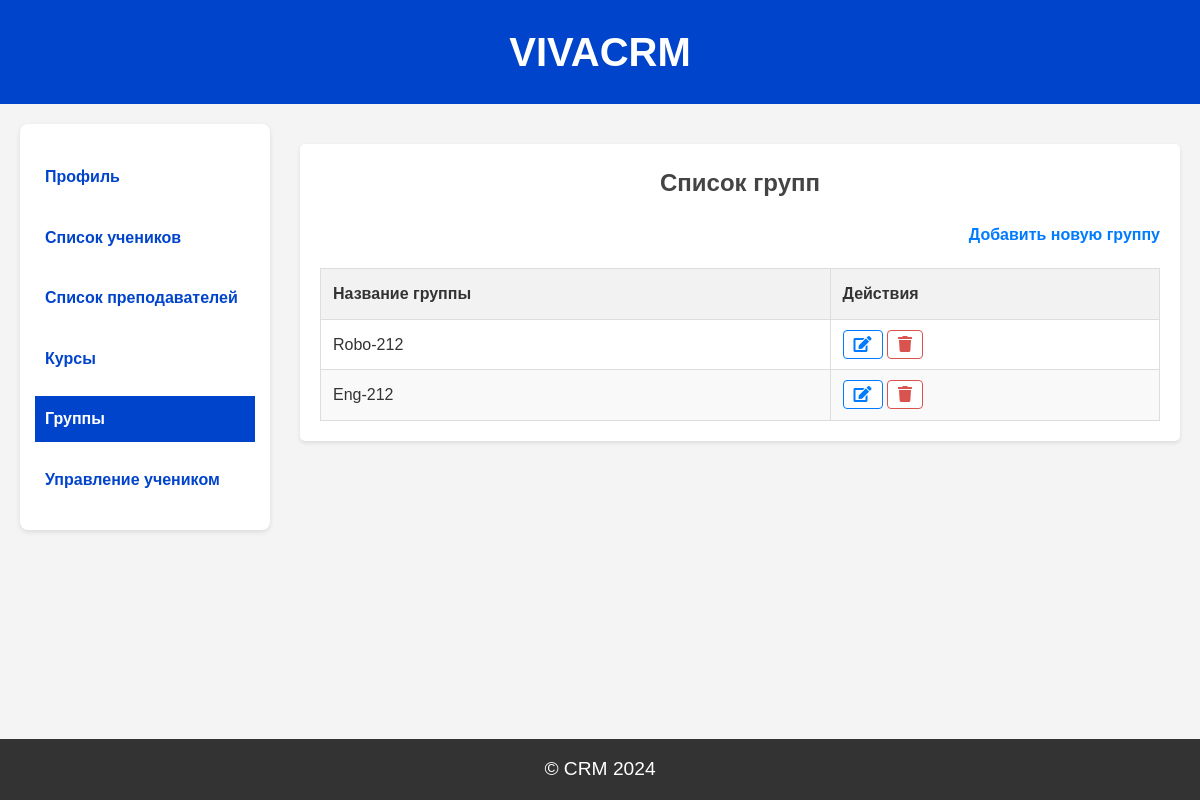
Before: /groups (signed in) with the older database file.
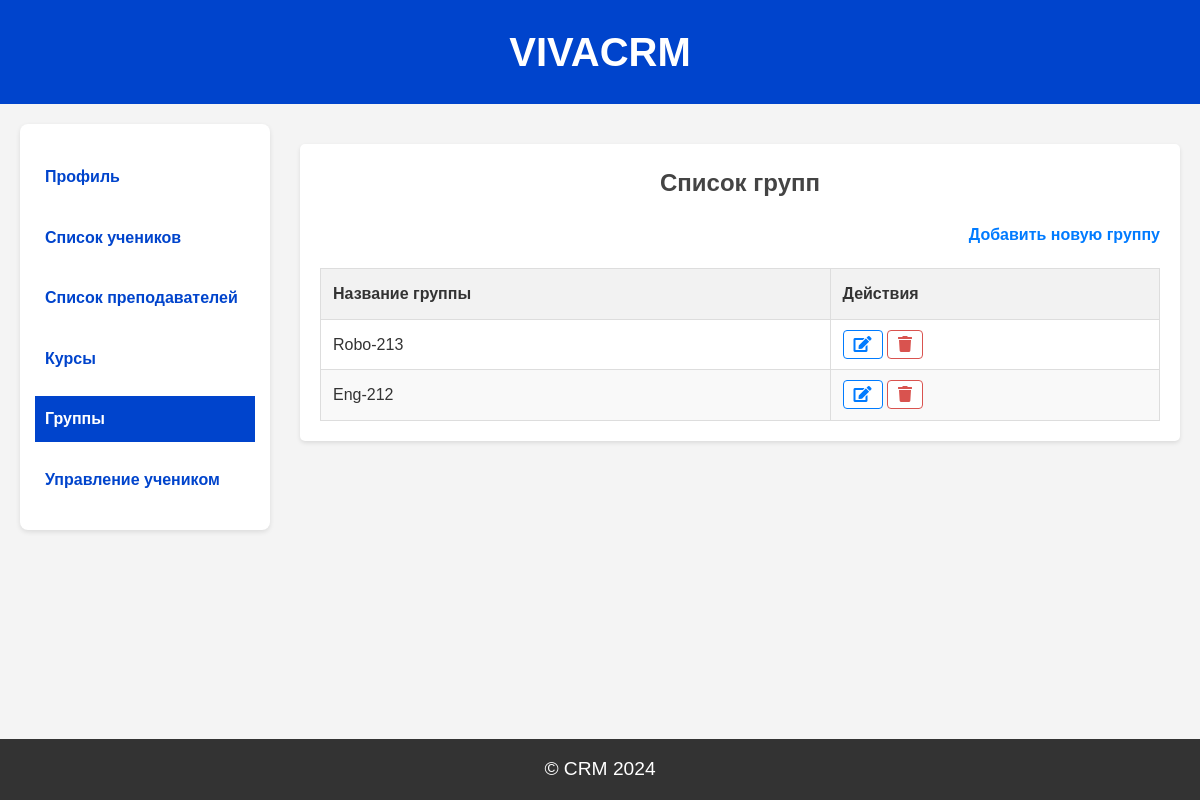
After: the same page with the newer database file.
### models.py (models this page shows)
class Group(db.Model):
    id = db.Column(db.Integer, primary_key=True)
    group_name = db.Column(db.String(100), nullable=False)
    students = db.relationship('ManageStudent', back_populates='group')
    teachers = db.relationship('ManageTeacher', back_populates='group')

### app.py (the view)
@app.route('/groups', methods=['GET'])
@login_required
@role_required('Администратор')
def list_groups():
    administrator = Administrator.query.filter_by(admin_id=current_user.id).first()
    groups = Group.query.all()
    return render_template('groups.html', groups=groups, administrator=administrator)

### app.py (called while the page is built)
@login_manager.user_loader
def load_user(user_id):
    return Users.query.get(int(user_id))

def role_required(role):
    def decorator(f):
        @wraps(f)
        def wrapped(*args, **kwargs):
            if not current_user.is_authenticated or current_user.role != role:
                flash('Недостаточно прав доступа')
                return redirect(url_for('login'))
            return f(*args, **kwargs)
        return wrapped
    return decorator

### templates/groups.html (shortened to what this page needs)
{% extends "base_administrator.html" %}
{% block content %}
<div class="group-form">
    <h2>Список групп</h2>
    <a href="{{ url_for('add_group') }}" class="add-group-link">Добавить новую группу</a>
    <table class="group-list-table">
        <thead>
            <tr>
                <th>Название группы</th>
                <th>Действия</th>
            </tr>
        </thead>
        <tbody>
            {% for group in groups %}
            <tr>
                <td>{{ group.group_name }}</td>
                <td>
                    <a href="{{ url_for('edit_group', id=group.id) }}" class="btn-edit"><i class="fa fa-edit"></i></a>
                    <a href="{{ url_for('delete_group', id=group.id) }}" class="btn-danger"><i class="fa fa-trash"></i></a>
                </td>
            </tr>
            {% endfor %}
        </tbody>
    </table>
</div>
{% endblock %}

Changed rows visible on the page:
changed Group: group_name "Robo-212" → "Robo-213"
